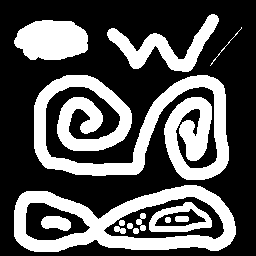
#> input picture binary.png, 256 x 256 px
$ python Labelisation.py
#> lines starting #> are read from the running program, lines starting #| are printed output that depends on the picture; after the words box and inside, x2 and y2 are one past the last pixel; in counts of white or black regions, pixels touching at a corner belong together
from PIL import Image
import numpy as np
import matplotlib.pyplot as plt

def voisins_4(x, y):
        return [(x-1, y), (x+1, y), (x, y-1), (x, y+1)]

def ccLabel(image):
    hauteur, largeur = len(image), len(image[0])
    etiquettes = [[0] * largeur for _ in range(hauteur)]
    etiquette_actuelle = 0
    for i in range(hauteur):
        for j in range(largeur):
            if image[i][j] != 0 and etiquettes[i][j] == 0:
                etiquette_actuelle += 1
                pile = [(i, j)]
                while pile:
                    px, py = pile.pop()
                    if etiquettes[px][py] == 0:
                        etiquettes[px][py] = etiquette_actuelle
                        for vx, vy in voisins_4(px, py):
                            if 0 <= vx < hauteur and 0 <= vy < largeur and image[vx][vy] == image[i][j] and etiquettes[vx][vy] == 0:
                                pile.append((vx, vy))
    return etiquettes

def ccAreaFilter(image, seuil):
    etiquettes = ccLabel(image)

    hauteur, largeur = len(image), len(image[0])

    tailles = {}

    for i in range(hauteur):
        for j in range(largeur):
            etiquette = etiquettes[i][j]
            if etiquette != 0:
                if etiquette not in tailles:
                    tailles[etiquette] = 0
                tailles[etiquette] += 1

    nouvelle_image = np.zeros_like(image)

    for i in range(hauteur):
        for j in range(largeur):
            etiquette = etiquettes[i][j]
            if etiquette != 0 and tailles[etiquette] >= seuil:
                nouvelle_image[i][j] = image[i][j]

    return nouvelle_image

#chargement de l'image pour la traiter
chemin_image = "binary.png"
image = Image.open(chemin_image)
#> image is the input picture: PIL image 256x256 L; 34.7% white; 14 white regions, largest, box (x1, y1, x2, y2) and area: (34, 75, 229, 180) 10476, (14, 185, 236, 252) 6150, (14, 20, 88, 60) 2372
image = np.array(image)

#on détermine un seuil
seuil = 9


image_label = ccLabel(image)
#> in ccLabel, `hauteur, largeur = len(image), len(image[0])`: hauteur = 256
#> in ccLabel, `etiquettes = [[0] * largeur for _ in range(hauteur)]`: etiquettes = 256 items
#> image_label = 256 items
image_filtrée = ccAreaFilter(image, seuil)
#> in ccAreaFilter, `hauteur, largeur = len(image), len(image[0])`: hauteur = 256
#> after the loop in ccAreaFilter, `for i in range(hauteur):`: tailles = 37 items
image_finale = ccLabel(image_filtrée)
#> image_finale = 256 items

plt.imshow(image_label,cmap = "jet")
plt.title("Labélisation de l'image originale")
plt.show()
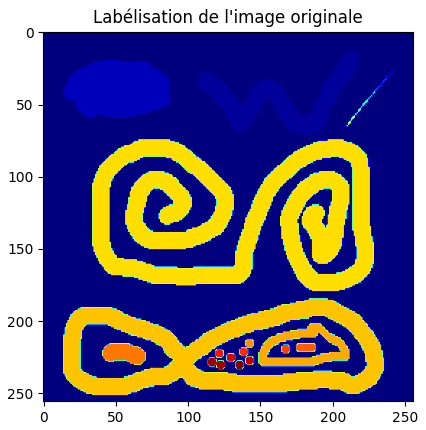
#> figure drawn by matplotlib, 1 panel

plt.imshow(image_filtrée, cmap="jet")
plt.title(f"Image filtrée avec seuil {seuil}")
plt.show()

plt.imshow(image_finale,cmap = "jet")
plt.title("Labélisation de l'image filtrée")
plt.show()
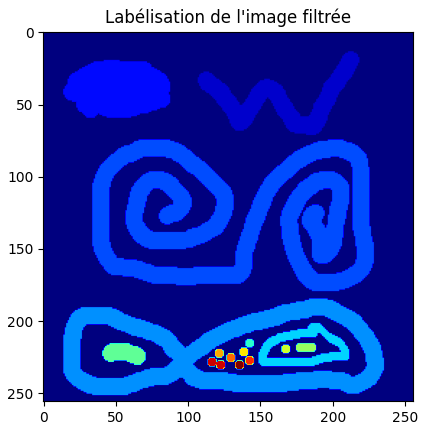
#> figure drawn by matplotlib, 1 panel
